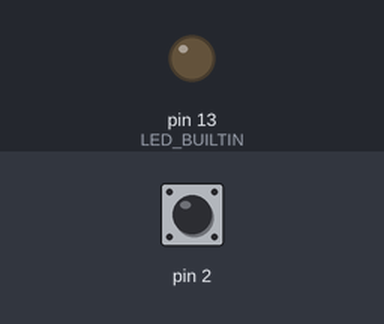
Simulated run of this sketch. Board: Arduino Nano, built with avr-gcc and run on an emulated ATmega328P. Parts: output pins drawn as LEDs (lit = HIGH). The test bench sets the inputs (shaded band); at power-on: pin 2 HIGH.

Above: at 1.2 s.
1.3 s: pin 2 pulled LOW for 0.15 s
At 2.5 s:
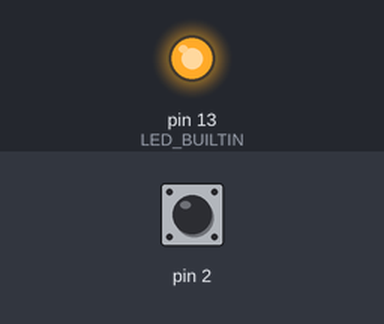
2.9 s: pin 2 pulled LOW for 1 s
At 3.6 s:
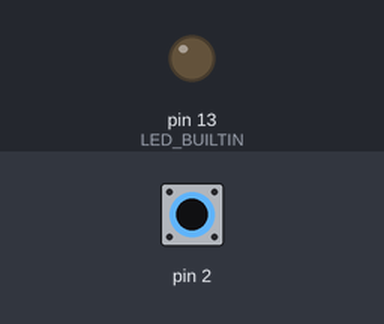
5.4 s: pin 2 pulled LOW for 3.2 s
At 6.8 s:
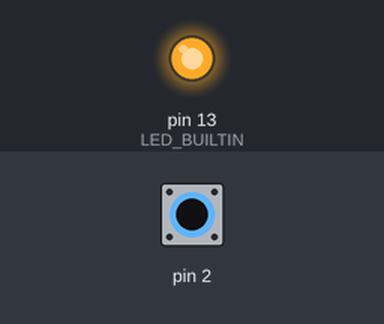
Timing chart, 0 to 8.4 s (numbered marks = the images above; inputs shaded):
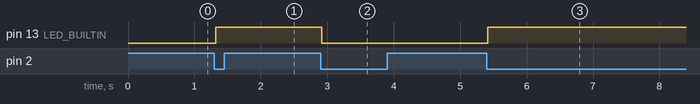

Measured:
- after the input at 1.3 s, pin 13 (LED_BUILTIN): LOW → HIGH at once
- after the input at 2.9 s, pin 13 (LED_BUILTIN): HIGH → LOW at once
- after the input at 5.4 s, pin 13 (LED_BUILTIN): LOW → HIGH at once

The sketch:

__name__.ino
```cpp
// @NAME@: logic in src/logic.* (host-tested with `make test`), I/O here.
#include "src/logic.h"

static Debounce button(20);

void setup() {
  pinMode(2, INPUT_PULLUP);
  pinMode(LED_BUILTIN, OUTPUT);
}

void loop() {
  if (button.update(digitalRead(2) == LOW, millis()) && button.pressed()) {
    digitalWrite(LED_BUILTIN, !digitalRead(LED_BUILTIN));
  }
}
```

logic.cpp
```cpp
#include "logic.h"

bool Debounce::update(bool raw, uint32_t now) {
  if (raw != raw_) {
    raw_ = raw;
    since_ = now;
    return false;
  }
  if (raw_ != stable_ && now - since_ >= ms_) {
    stable_ = raw_;
    return true;
  }
  return false;
}
```

logic.h
```cpp
// @NAME@ logic: time-based debouncer (no Arduino headers: compiled by the host tests too).
#pragma once
#include <stdint.h>

class Debounce {
 public:
  explicit Debounce(uint32_t ms) : ms_(ms) {}
  bool update(bool raw, uint32_t now);  // true when the stable state changed
  bool pressed() const { return stable_; }

 private:
  uint32_t ms_, since_ = 0;
  bool raw_ = false, stable_ = false;
};
```
